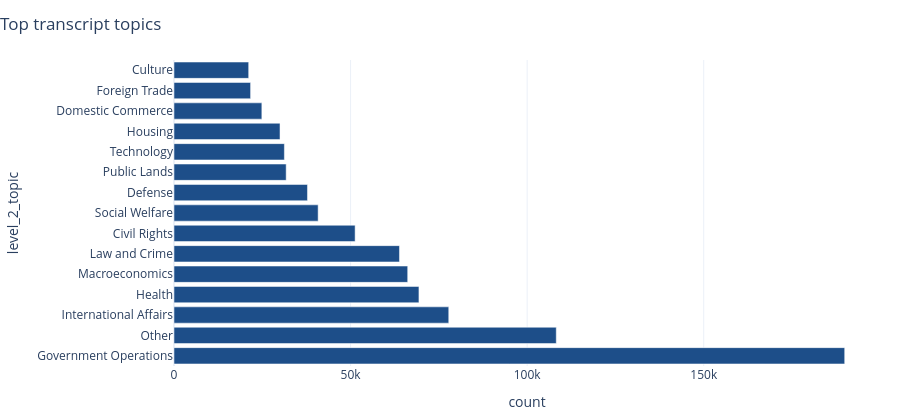

This figure's notebook cell:
### Code cell
fig_transcript_topics = plot_top_topics_chart(
    overview_tables["top_transcript_topics"].head(15),
    title="Top transcript topics",
)

fig_transcript_topics

### Figure 1 — Plotly figure (JSON) as saved in the notebook; plotly's stock layout.template omitted (floating-point values rounded to 4 significant figures)
{"data": [{"alignmentgroup": "True", "hovertemplate": "count=%{x}<br>level_2_topic=%{y}<extra></extra>", "legendgroup": "", "marker": {"color": "#1D4E89", "pattern": {"shape": ""}}, "name": "", "offsetgroup": "", "orientation": "h", "showlegend": false, "textposition": "auto", "type": "bar", "x": [189918, 108245, 77799, 69357, 66175, 63844, 51286, 40815, 37798, 31763, 31259, 30018, 24875, 21687, 21147], "xaxis": "x", "y": ["Government Operations", "Other", "International Affairs", "Health", "Macroeconomics", "Law and Crime", "Civil Rights", "Social Welfare", "Defense", "Public Lands", "Technology", "Housing", "Domestic Commerce", "Foreign Trade", "Culture"], "yaxis": "y"}], "layout": {"barmode": "group", "height": 420, "legend": {"title": {"text": ""}, "tracegroupgap": 0}, "margin": {"b": 20, "l": 20, "r": 20, "t": 60}, "title": {"text": "Top transcript topics", "x": 0}, "xaxis": {"anchor": "y", "domain": [0, 1], "title": {"text": "count"}}, "yaxis": {"anchor": "x", "domain": [0, 1], "title": {"text": "level_2_topic"}}}}
